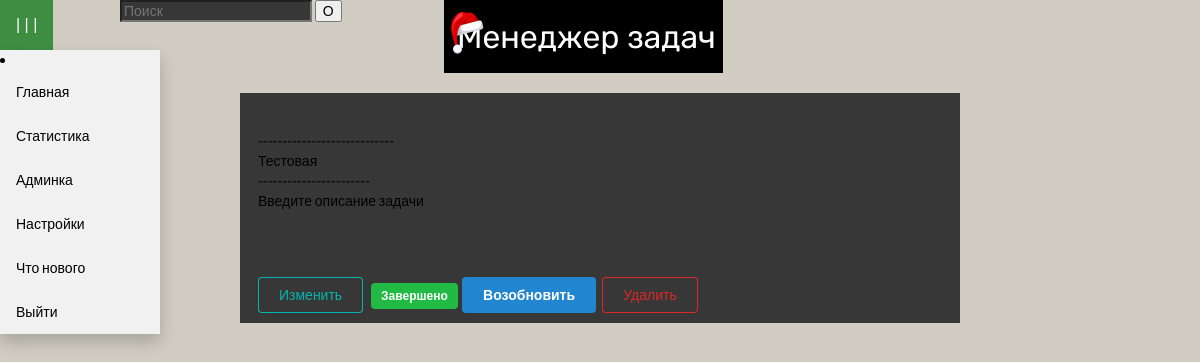
Page /get_detail/32 (signed in) on the earlier database version.
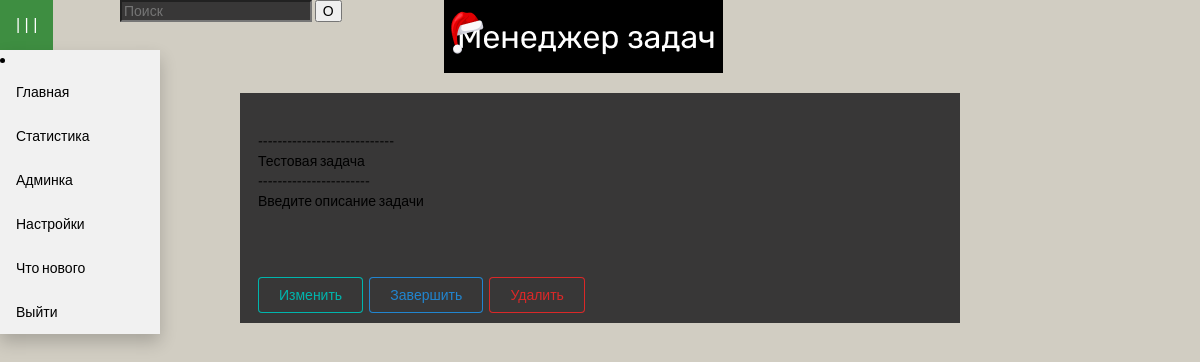
Same page on the later database version.
### todo/models.py (models this page shows)
class ToDo(db.Model):
    id = db.Column(db.Integer, primary_key=True)
    title = db.Column(db.String(100))
    tag_id = db.Column(db.Integer)
    descr = db.Column(db.String(1000))
    create_date = db.Column(db.DateTime)
    close_date = db.Column(db.DateTime)
    is_complete = db.Column(db.Boolean)
    is_cycle = db.Column(db.String(25))
    cycle_series = db.Column(db.Integer)
    time_to_complete = db.Column(db.String(100))

### todo/routes.py (the view)
@app.get('/get_detail/<int:todo_id>')
@login_required
def get_detail(todo_id):
    one_todo = ToDo.query.filter_by(id=todo_id).all()
    todo_tags = Tag.query.filter_by(uid=current_user.id).distinct(Tag.title)
    return render_template('todo/modal2.html', todo_list=one_todo, todo_tags=todo_tags)

### todo/routes.py (called while the page is built)
@login_manager.user_loader
def load_user(user_id):
    user = db.session.get(Users, int(user_id))
    return user

### todo/templates/todo/modal2.html (shortened to what this page needs)
{% extends 'todo/layout.html' %}
{% block content %}
{% for todo in todo_list %}
<div class="modal-body">
    <form class="ui form" action="#openModal" method="get"
        style="width: 60%; background-color: rgb(56, 55, 55); margin-left: 20%; margin-right: 20%;" name="creator">
        <div class="field" style="padding: 2.5%">
            <br>----------------------------<br>{{todo.title}}<br>-----------------------<br>{{todo.descr
            | safe}}<br>
        </div>
        <button class="ui teal basic button" type="submit"
            style="margin-bottom: 10px; margin-left: 2.5%;">Изменить</button>
        {% if todo.is_complete == False %}
        <a class="ui primary basic button" href="/update/{{ todo.id }}">Завершить</a>
        {% else %}
        <span class="ui green label">Завершено</span>
        <a class="ui blue button" href="/update/{{ todo.id }}">Возобновить</a>
        {% endif %}
        <a class="ui negative basic button" href="/delete/{{ todo.id }}">Удалить</a>
    </form>
</div>
{% endfor %}
{% endblock content %}

### todo/templates/todo/layout.html (shortened to what this page needs)
<!doctype html>
<html lang="ru">
<head>
      <link rel="stylesheet" href="{{ url_for('static', filename='css/style.css') }}">
      <link rel="stylesheet" href="https://cdn.jsdelivr.net/npm/semantic-ui@2.4.2/dist/semantic.min.css">
      <link href="https://cdn.jsdelivr.net/gh/Alaev-Co/snowflakes/dist/snow.min.css" rel="stylesheet">
</head>
<body
      style="{% if request.cookies.get('font')=='black' %}background-color:{{ request.cookies.get('font') }};color:white;{% else %}background-color: rgb(209,205,194);color: black;{% endif %}">
      {% block content %}
      {% endblock content %}
</body>
</html>

### todo/templates/todo/menu.html
<link rel="stylesheet" href="{{ url_for('static', filename='css/style.css') }}">
<div class="header" style="display: grid; grid-template-columns: 10%  20% 70%;">
<div class="dropdown">
    <button class="dropbtn">| | |</button>
    <div class="dropdown-content">
        <li>
            <a href="/">Главная</a>
            <a href="/task_stats">Статистика</a>
            <a href="/admin">Админка</a>
            <a href="/settings">Настройки</a>
            <a href="/release">Что нового</a>
            <a href="/logout">Выйти</a>
        </li>
    </div>
</div>
<form action="/search" method="post">
    <input type="text" name="search_bar" placeholder="Поиск"
        style="background-color: rgb(56, 55, 55); color: white; width: 80%; margin-left: 0%;">
    <button type="submit">О</button>
</form>
<img src="static/todo_logo_black.png" style="margin-left: 10%;margin-right: 25%;">
</div>

### todo/static/css/style.css (style rules this page uses)
.header { word-break: normal; }
body { font-family: Roboto-Regular; transition: background-color 0.3s ease; margin: 0; }
a:link { color: white; text-decoration: underline; cursor: pointer; }
.modal-body { margin-top: 20px; max-height: 70vh; overflow-y: auto; }
.dropbtn { background-color: #4CAF50; color: white; padding: 16px; font-size: 16px; border: none; }
.dropdown-content { display: none; position: absolute; background-color: #f1f1f1; min-width: 160px; box-shadow: 0px 8px 16px 0px rgba(0, 0, 0, 0.2); z-index: 1; }
.dropdown-content a { color: black; padding: 12px 16px; text-decoration: none; display: block; }

Differences in the rows shown:
changed ToDo "Введите описание задачи": title "Тестовая" → "Тестовая задача"; is_complete "Завершено Возобновить" → "Завершить"
